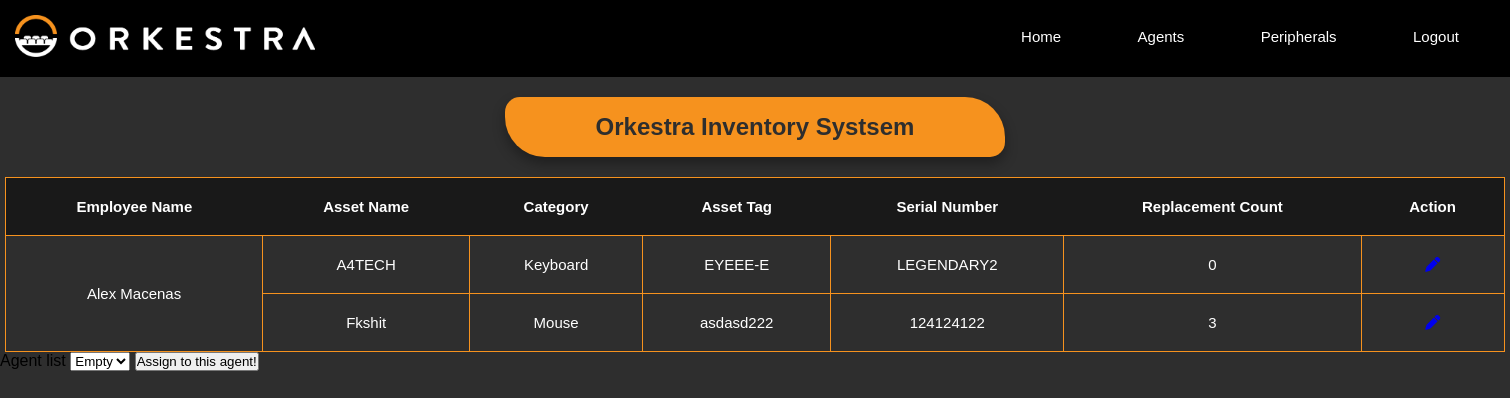
Page /user/Alex Macenas (signed in) on the committed database.
### models.py (models this page shows)
class Asset(db.Model):
    __tablename__ = 'asset'
    id = db.Column(db.Integer, primary_key=True, autoincrement=True)
    stock_id = db.Column(db.Integer, db.ForeignKey('stock.id'))
    employee_id = db.Column(db.Integer, db.ForeignKey('employee.id'))
    date_assigned = db.Column(db.Text)

class Employee(db.Model):
    __tablename__ = "employee"
    id = db.Column(db.Integer, primary_key=True, autoincrement=True)
    full_name = db.Column(db.Text)
    role = db.Column(db.Text)

class Stock(db.Model):
    __tablename__ = 'stock'
    id = db.Column(db.Integer, primary_key=True, autoincrement=True)
    name = db.Column(db.Text, unique=False, nullable=False)
    category = db.Column(db.String(30), unique=False, nullable=False)
    asset_tag = db.Column(db.String(30), unique=False, nullable=False)
    serial_number = db.Column(db.String(30), unique=False, nullable=False)

### main.py (the view)
@app.route("/user/<fullname>", methods=['GET', 'POST'])
@login_required
def getUser(fullname):
    error = ""
    form = UnassignedAgents()
    if fullname:
        resolved_emp_details = db.session.query(
        Employee.full_name,
        Stock.name.label('asset_name'),
        Stock.category,
        Stock.asset_tag,
        Stock.serial_number,
        Asset.id.label('asset_id')
    ) \
    .join(Asset, Employee.id == Asset.employee_id) \
    .join(Stock, Asset.stock_id == Stock.id)
        resolved_emp_details = resolved_emp_details.filter(Employee.full_name == fullname)
        employee = Employee.query.filter_by(full_name=fullname).first()
        user_id = employee.id
        stock_id_in_replaceNo = ReplaceNo.query.filter_by(employee_id=user_id).all()
        categories = {}
        for stock in stock_id_in_replaceNo:
            stockTable = Stock.query.filter_by(id=stock.stock_id).first()
            categories[stockTable.category] = stock.replacement_no
        resolved_emp_details = resolved_emp_details.filter(Employee.id != None) \
            .order_by(Employee.full_name, Asset.id) \
            .all()
        if resolved_emp_details:
            emp_details = {}
            for emp_name, asset_name, category, asset_tag, serial_number, asset_id in resolved_emp_details:
                if emp_name not in emp_details:
                    emp_details[emp_name] = []
                asset_info = {
                'name': asset_name,
                'category': category,
                'asset_tag': asset_tag,
                'serial_number': serial_number,
                'asset_id': asset_id
                }
                all_unassigned_query = """
                        SELECT * FROM employee
                        WHERE id NOT IN (
                        SELECT employee_id FROM asset
                        );
                """
                empty_agents = db.session.execute(text(all_unassigned_query))
                form.names.choices = [(str(row[0]), str(row[1])) for row in empty_agents]
                if category in categories:
                    asset_info['Replace_No'] = categories[category]
                emp_details[emp_name].append(asset_info)
            return render_template("view_user.html", emp_details=emp_details, form=form)
        else:
            no_assets_flag = True
            error = f"No asset yet assigned to agent {fullname}"
            return render_template("view_user.html", no_assets_flag=no_assets_flag , emp_details={}, error=error)
    else:
        error = f"No fullname was provided"
        return render_template("view_user.html",  emp_details={}, error=error)

### form.py
class UnassignedAgents(FlaskForm):
    names = SelectField(label="Agent list", validators=[DataRequired()])

### main.py (called while the page is built)
@login_manager.user_loader
def load_user(user_id):
    return db.session.get(User,(user_id))

### templates/view_user.html (shortened to what this page needs)
<!DOCTYPE html>
<html lang="en">
<head>
    <link rel="stylesheet" href="{{ url_for('static', filename='css/styles.css') }}">
    </head>
</head>
<body>
    <header>
        <nav>
         <a href="{{ url_for('home') }}"><img src="static\css\assets\orkestra-main-logo.png" alt=""></a>
         <div class="nav-links">
            <ul>
                <li><a href="#">Home</a></li>
                <li><a href="#">Agents</a></li>
                <li><a href="#">Peripherals</a></li>
                <li><a href="{{ url_for('login') }}">Logout</a></li>
            </ul>
        </div>
        </nav>
    </header>
    <section class="viewHeader">
        <h1>Orkestra Inventory Systsem</h1>
    </section>
    <div class="table-container">
        <section class="viewTable">
            <table>
                <thead>
                    <tr>
                        <th rowspan="2">Employee Name</th>
                        <th rowspan="2">Asset Name</th>
                        <th rowspan="2">Category</th>
                        <th rowspan="2">Asset Tag</th>
                        <th rowspan="2">Serial Number</th>
                        <th rowspan="2">Replacement Count</th>
                        <th rowspan="2">Action</th>
                    </tr>
                </thead>
                <tbody>
                    {% for emp_name, asset_list in emp_details.items() %}
                    <tr>
                        <td rowspan="{{ asset_list|length }}">{{ emp_name }}</td>
                        {% for asset in asset_list %}
                        <td>{{ asset['name'] }}</td>
                        <td>{{ asset['category'] }}</td>
                        <td>{{ asset['asset_tag'] }}</td>
                        <td>{{ asset['serial_number'] }}</td>
                        <td>{{ asset['Replace_No'] }}</td>
                        <td>
                            <a href="{{ url_for('replace_asset', asset_id=asset['asset_id'], fn=emp_name) }}"><i class="fa-solid fa-pen"></i>
                            </a>
                        </td>
                        </tr>
                        {% endfor %}
                    {% endfor %}
                </tbody>
            </table>
        </section>
    </div>
    <div>
        {% if error and no_assets_flag %}
        <p>{{ error }}</p>
        <a href="{{ url_for('assign_asset') }}" id="add-asset-btn">Add Asset</a>
        {% elif error %}
        <p>{{ error }}</p>
        {% else %}
        {{ form.names.label }}
        {{ form.names }}
        <input type="submit" value="Assign to this agent!">
        {% endif %}
    </div>
</body>
</html>

### static/css/styles.css (style rules this page uses)
* { margin: 0; padding: 0; font-family: "Montserrat", sans-serif; box-sizing: border-box; }
body { background-color: #2E2E2E; }
nav { display: flex; padding: 1%; justify-content: space-between; align-items: center; background-color: #000000; }
nav img { width: 300px; }
.nav-links { flex: 1; text-align: right; }
.nav-links ul li { list-style: none; display: inline-block; padding: 8px 12px; position: relative; }
.nav-links ul li a { color: #fff; text-decoration: none; font-size: 15px; padding: 10px 24px; }
.nav-links ul li::after { content: ''; width: 0%; height: 2px; background: #fff; display: block; margin: auto; transition: 0.5s; }
.searchTable th, td { border: 1px solid #F6921E; padding: 20px; }
.viewHeader { display: flex; justify-content: center; width: 500px; height: 10%; background-color: #F6921E; padding: 1rem; box-shadow: 0 .4rem .8rem #0005; border-radius: 15px 40px; color: #2E2E2E; margin: auto; margin-top: 20px; margin-bottom: 20px; }
.viewTable table { margin: auto; color: white; border-collapse: collapse; text-align: center; width: 1500px; }
.viewTable thead { font-size: 15px; border: 1px solid #F6921E; background-color: #191919; }
.viewTable th { padding: 20px; }
.viewTable tbody { font-size: 15px; border: transparent; }

### rows in the picture
Asset: full_name "Alex Macenas", name "A4TECH", category "Keyboard", asset_tag "EYEEE-E", serial_number "LEGENDARY2", Replace_No "0"
Asset: name "Fkshit", category "Mouse", asset_tag "asdasd222", serial_number "124124122", Replace_No "3"
